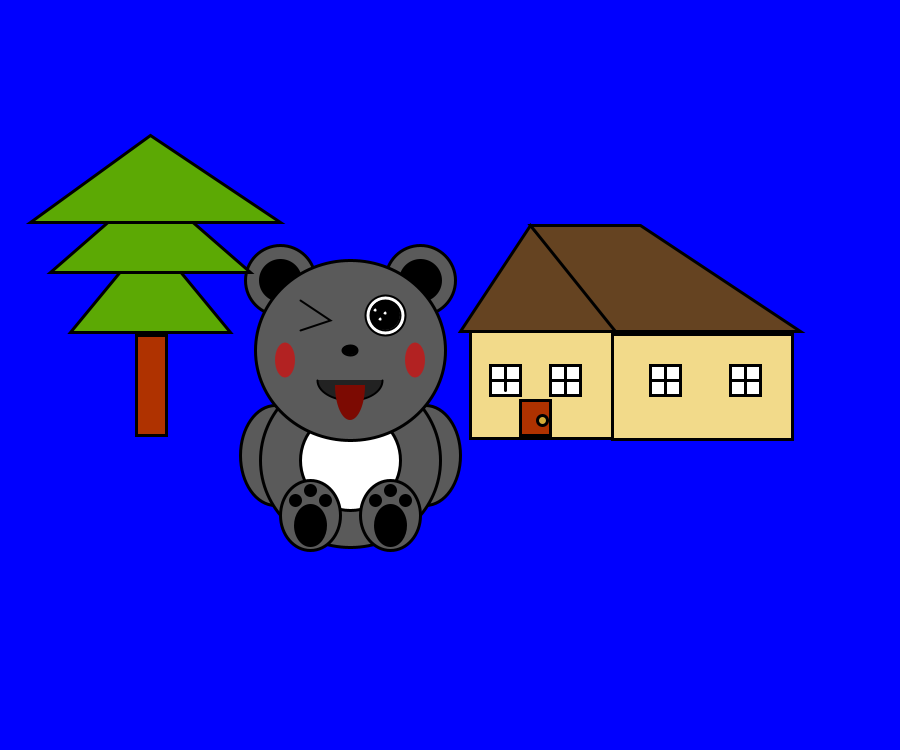
Frame 1 (no input)
Frame 60 (the mouse pressed at the canvas centre just before this capture): identical to frame 1, image omitted
Frame 120 (the mouse held since frame 60 and released just before this capture): identical to frame 1, image omitted

The Processing sketch that drew this single still picture (run headless with seeded random() and noise(); from frame 60 on, the mouse is pressed at the canvas centre):

// Processing sketch: hourtLina
// ── hourtLina.pde
float x1, x2, x3, y1, y2, y3, d1, d2, d3;
void setup() {
  size(900,750);
  x1=300; y1=250; d1=200;
  x2=250; y2=480; d2=100;
  x3=250; y3=230; d3=200;
}
void draw() { //called 60times in second
  background(0, 0, 255); //blue
  house(x1, y1, d1);
  bear(x2, y2, d2);
  tree(x3,y3,d3);
}
void mouseReleased() {
  x1=mouseX-250;//house
  y1=mouseY;
}
void keyPressed(){
  if(key =='a')x2-=9;//bear
  else if(key =='d') x2+=9;
  if(key =='w')y2-=9;
  else if(key =='s') y2+=9;
  
  }

// ── hu.pde
void bear(float x, float y, float d){
 
  //left ear
  fill(#5A5A5A);
  circle(x+d*0.3,y-d*2,d*0.7);
  fill(0);
  circle(x+d*0.3,y-d*2,d*0.4);
  
  //right ear
  fill(#5A5A5A);
  circle(x+d*1.7,y-d*2,d*0.7);
  fill(0);
  circle(x+d*1.7,y-d*2,d*0.4);
  
  //left hand
  fill(#5A5A5A);
  ellipse(x+d*0.25,y-d*0.25,d*0.7,d);
  
  //right hand
  fill(#5A5A5A);
  ellipse(x+d*1.75,y-d*0.25,d*0.7,d);
  
  //body
  fill(#5A5A5A);
  ellipse(x+d,y-d*0.2,d*1.8,d*1.75);
  fill(#FFFFFF);
  circle(x+d,y-d*0.2,d);
 
  //head
  fill(#5A5A5A);
  ellipse(x+d,y-d*1.3,d*1.9,d*1.8);
  
  //left leg
  fill(#5A5A5A);
  ellipse(x+d*0.6,y+d*0.35,d*0.6,d*0.7);
  fill(0);
  ellipse(x+d*0.6,y+d*0.45,d*0.3,d*0.4);
  circle(x+d*0.45,y+d*0.2,d*0.1);
  circle(x+d*0.6,y+d*0.1,d*0.1);
  circle(x+d*0.75,y+d*0.2,d*0.1);
  
  //right leg
  fill(#5A5A5A);
  ellipse(x+d*1.4,y+d*0.35,d*0.6,d*0.7);
  fill(0);
  ellipse(x+d*1.4,y+d*0.45,d*0.3,d*0.4);
  circle(x+d*1.25,y+d*0.2,d*0.1);
  circle(x+d*1.4,y+d*0.1,d*0.1);
  circle(x+d*1.55,y+d*0.2,d*0.1);
  
  //left eye
  strokeWeight(2);
  stroke(0);
  noFill();
  beginShape();
  vertex(x+d*0.5,y-d*1.5);
  vertex(x+d*0.8,y-d*1.6);
  vertex(x+d*0.5,y-d*1.8);
  endShape();
  
  //right eye
  fill(#FFFFFF);
  circle(x+d*1.35,y-d*1.65,d*0.4);
  fill(0);
  circle(x+d*1.35,y-d*1.65,d*0.3);
  fill(#FFFFFF);
  circle(x+d*1.25,y-d*1.7,d*0.05);
  circle(x+d*1.3,y-d*1.61,d*0.05);
  circle(x+d*1.35,y-d*1.67,d*0.05);
  
  //nose
  fill(0);
  ellipse(x+d,y-d*1.3,d*0.15,d*0.1);
  
  //mouth
  fill(#222222);
  arc(x+d,y-d,d*0.65,d*0.4,0,PI);
  noStroke();
  fill(#7C0A02);
  arc(x+d,y-d*0.95,d*0.3,d*0.7,0,PI);
  
  //face
  fill(#B22222);
  ellipse(x+d*0.35,y-d*1.2,d*0.2,d*0.35);
  ellipse(x+d*1.65,y-d*1.2,d*0.2,d*0.35);
}

// ── ourt.pde
void house(float x, float y, float d){
  //Wall
  stroke(0);
  strokeWeight(3);
  fill(#F2DA8A); //egg color
  rect(x+170,y+d*0.39,d*1.1,d*0.55);
  strokeWeight(3); //Long wall
  rect(x+d*1.56,y+d*0.42,d*0.9,d*0.525);
  
  //Window
  fill(255);
  rect(x+d*0.95,y+d*0.575,d*0.15,d*0.15);
  rect(x+d*1.25,y+d*0.575,d*0.15,d*0.15);
  rect(x+d*1.75,y+d*0.575,d*0.15,d*0.15);
  rect(x+d*2.15,y+d*0.575,d*0.15,d*0.15);
  
  //First window pane
  fill(0);
  line(x+d*0.95,y+d*0.65,x+d*1.1,y+d*0.65);
  line(x+d*1.025,y+d*0.575,x+d*1.025,y+d*0.70);
  //Second window pane
  line(x+d*1.25,y+d*0.65,x+d*1.4,y+d*0.65);
  line(x+d*1.325,y+d*0.575,x+d*1.325,y+d*0.725);
  //Third window pane
  line(x+d*1.75,y+d*0.65,x+d*1.9,y+d*0.65);
  line(x+d*1.825,y+d*0.575,x+d*1.825,y+d*0.725);
  //Fourth window pane
  line(x+d*2.15,y+d*0.65,x+d*2.3,y+d*0.65);
  line(x+d*2.225,y+d*0.575,x+d*2.225,y+d*0.725);
  
  //Roof
  fill(101, 67, 33); //Satoimo Brown
  stroke(0);
  strokeWeight(3);
  triangle(x+d*0.8,y+d*0.405,x+d*1.6,y+d*0.405,x+d*1.15,y-25);
  fill(101, 67, 33); //satoimo brown
  stroke(0);
  strokeWeight(3);
  quad(x+d*1.15,y-d*0.125,x+d*1.7,y-d*0.125,x+d*2.5,y+d*0.405,x+d*1.575,y+d*0.405);
  
  //Door
  fill(175,50,0); //white
  rect(x+d*1.1,y+d*0.75,d*0.15,d*0.175);
  
  //Door lock
  fill(212,172,55);
  circle(x+d*1.21,y+d*0.85,d*0.05);
  
}

// ── tree.pde
void tree(float x, float y, float d){  
  //Christmas tree
  stroke(0);
  strokeWeight(3);
  fill(175,50,0);
  rect(x-d*0.57,y+d*0.525,d*0.15,d*0.5);
  fill(#5ca904);
  triangle(x-d*0.9,y+d*0.51,x-d*0.1,y+d*0.51,x-d*0.5,y+d*0.025);
  triangle(x-d,y+d*0.21,x,y+d*0.21,x-d*0.5,y-d*0.225);
  triangle(x-d*1.1,y-d*0.04,x+d*0.15,y-d*0.04,x-d*0.5,y-d*0.475);
}
